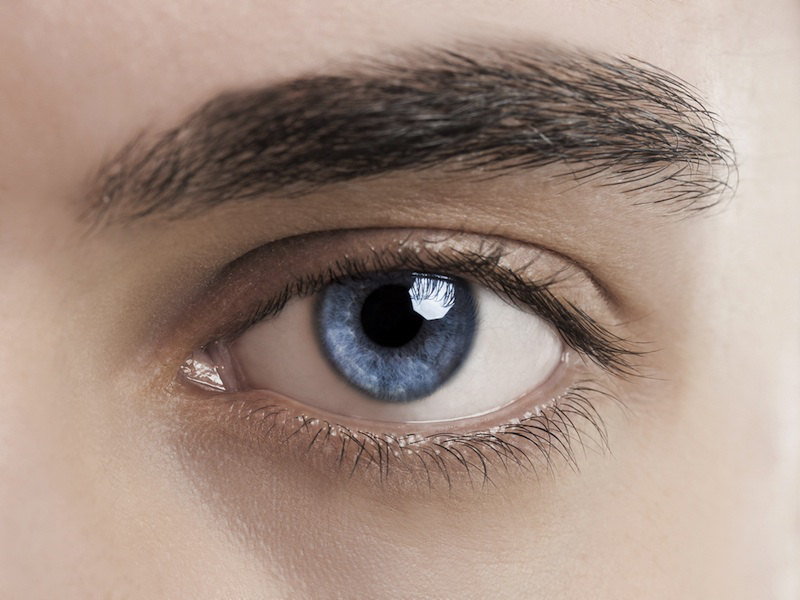
#> input picture controls/resources/eye.png, 800 x 600 px
$ jupyter execute pupils_sb2.ipynb
#> lines starting #> are read from the running program, lines starting #| are printed output that depends on the picture
#> further down, image is the input picture: shape (600, 800, 4); mean B, G, R, A 130.6, 142.2, 163.2, 255
[cell 1]
import cv2
import numpy as np
import random
import math
import tkinter as tk
import os
from tkinter import filedialog
import matplotlib.pyplot as plt

[cell 2]
# Crop the image to maintain a specific aspect ratio (width:height) before resizing.
def crop_to_aspect_ratio(image, width=640, height=480):

    # Calculate current aspect ratio
#> called with width = 640, height = 480
    current_height, current_width = image.shape[:2]
#> current_height = 600; current_width = 800
    desired_ratio = width / height
    current_ratio = current_width / current_height
#> current_ratio = 1.33

    if current_ratio > desired_ratio:
        # Current image is too wide
        new_width = int(desired_ratio * current_height)
        offset = (current_width - new_width) // 2
        cropped_img = image[:, offset:offset+new_width]
    else:
        # Current image is too tall
        new_height = int(current_width / desired_ratio)
#> new_height = 600
        offset = (current_height - new_height) // 2
#> offset = 0
        cropped_img = image[offset:offset+new_height, :]

    return cv2.resize(cropped_img, (width, height))

[cell 3]
image = cv2.imread('resources/eye.png', cv2.IMREAD_UNCHANGED)
plt.imshow(cv2.cvtColor(image, cv2.COLOR_BGRA2RGBA))
plt.show()

[cell 4]
crop = crop_to_aspect_ratio(image)
plt.imshow(cv2.cvtColor(crop, cv2.COLOR_BGRA2RGBA))
plt.show()

[cell 5]
#apply thresholding to an image
def apply_binary_threshold(image, darkestPixelValue, addedThreshold):
    # Calculate the threshold as the sum of the two input values
    threshold = darkestPixelValue + addedThreshold
    # Apply the binary threshold
    _, thresholded_image = cv2.threshold(image, threshold, 255, cv2.THRESH_BINARY_INV)

    return thresholded_image

#thresh = apply_binary_threshold(crop)

[cell 6]
def get_darkest_area(image):

    ignoreBounds = 20 #don't search the boundaries of the image for ignoreBounds pixels
    imageSkipSize = 10 #only check the darkness of a block for every Nth x and y pixel (sparse sampling)
    searchArea = 20 #the size of the block to search
    internalSkipSize = 5 #skip every Nth x and y pixel in the local search area (sparse sampling)

    # Convert to grayscale
    gray = cv2.cvtColor(image, cv2.COLOR_BGR2GRAY)
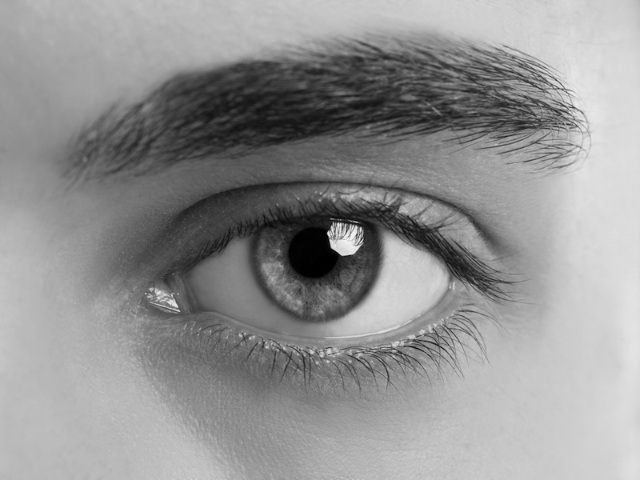
#> gray: shape (480, 640); min 0, max 245, mean 147

    min_sum = float('inf')
    darkest_point = None

    # Loop over the image with spacing defined by imageSkipSize, ignoring the boundaries
    for y in range(ignoreBounds, gray.shape[0] - ignoreBounds, imageSkipSize):
        for x in range(ignoreBounds, gray.shape[1] - ignoreBounds, imageSkipSize):
            # Calculate sum of pixel values in the search area, skipping pixels based on internalSkipSize
            current_sum = np.int64(0)
            num_pixels = 0
            for dy in range(0, searchArea, internalSkipSize):
                if y + dy >= gray.shape[0]:
                    break
                for dx in range(0, searchArea, internalSkipSize):
                    if x + dx >= gray.shape[1]:
                        break
                    current_sum += gray[y + dy][x + dx]
                    num_pixels += 1

            # Update the darkest point if the current block is darker
            if current_sum < min_sum and num_pixels > 0:
                min_sum = current_sum
                darkest_point = (x + searchArea // 2, y + searchArea // 2)  # Center of the block
#> after the loop, darkest_point = (320, 260); min_sum = 18

    return darkest_point

darkestPixelValue = get_darkest_area(crop)
#> darkestPixelValue = (320, 260)
